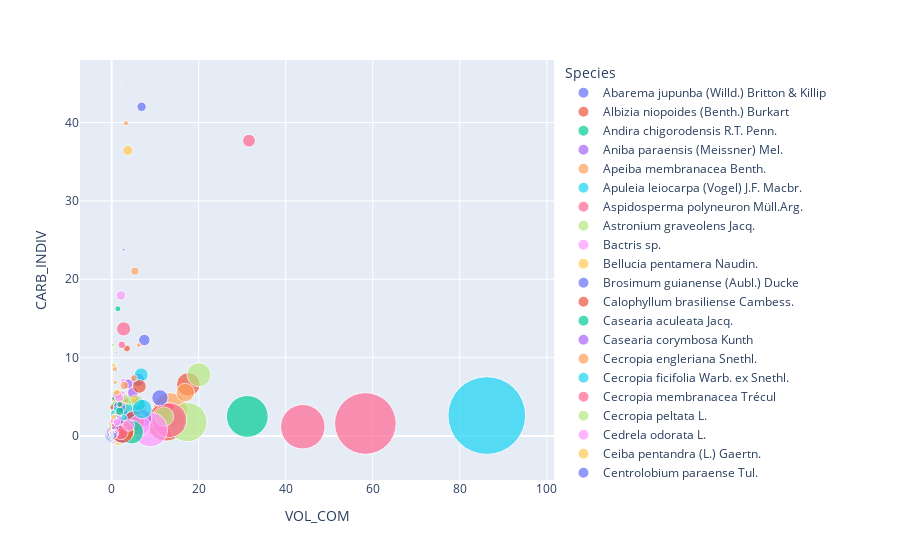

The code cell stored with this chart in its notebook:
### Code cell
figsc_v = graf_scatt(dv2)
figsc_v.show()
#plt(figsc_v)
